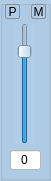
      <widget class="QGroupBox" name="groupBox_11">
       <property name="geometry">
        <rect>
         <x>230</x>
         <y>170</y>
         <width>51</width>
         <height>181</height>
        </rect>
       </property>
       <property name="styleSheet">
        <string notr="true">background-color: rgb(177, 204, 231);</string>
       </property>
       <property name="title">
        <string/>
       </property>
       <widget class="QSlider" name="gain1Slider">
        <property name="geometry">
         <rect>
          <x>15</x>
          <y>23</y>
          <width>20</width>
          <height>121</height>
         </rect>
        </property>
        <property name="minimum">
         <number>-100</number>
        </property>
        <property name="maximum">
         <number>24</number>
        </property>
        <property name="orientation">
         <enum>Qt::Vertical</enum>
        </property>
       </widget>
       <widget class="QLineEdit" name="gain1Value">
        <property name="geometry">
         <rect>
          <x>10</x>
          <y>150</y>
          <width>31</width>
          <height>20</height>
         </rect>
        </property>
        <property name="styleSheet">
         <string notr="true">background-color: rgb(255, 255, 255);</string>
        </property>
        <property name="text">
         <string>0</string>
        </property>
        <property name="alignment">
         <set>Qt::AlignCenter</set>
        </property>
       </widget>
       <widget class="QPushButton" name="gain1P">
        <property name="geometry">
         <rect>
          <x>5</x>
          <y>4</y>
          <width>15</width>
          <height>15</height>
         </rect>
        </property>
        <property name="focusPolicy">
         <enum>Qt::NoFocus</enum>
        </property>
        <property name="styleSheet">
         <string notr="true">QPushButton {
     border: 1px solid #8f8f91;
     border-radius: 2px;
     background-color: qlineargradient(x1: 0, y1: 0, x2: 0, y2: 1,
                                       stop: 0 #f6f7fa, stop: 1 #dadbde);
 }

 QPushButton:pressed {
     background-color: qlineargradient(x1: 0, y1: 0, x2: 0, y2: 1,
                                       stop: 0 #dadbde, stop: 1 #f6f7fa);
 }
QPushButton:checked{
	background-color: rgb(255, 255, 0);
}</string>
        </property>
        <property name="text">
         <string>P</string>
        </property>
        <property name="checkable">
         <bool>true</bool>
        </property>
       </widget>
       <widget class="QPushButton" name="gain1M">
        <property name="geometry">
         <rect>
          <x>31</x>
          <y>4</y>
          <width>15</width>
          <height>15</height>
         </rect>
        </property>
        <property name="focusPolicy">
         <enum>Qt::NoFocus</enum>
        </property>
        <property name="styleSheet">
         <string notr="true">QPushButton {
     border: 1px solid #8f8f91;
     border-radius: 2px;
     background-color: qlineargradient(x1: 0, y1: 0, x2: 0, y2: 1,
                                       stop: 0 #f6f7fa, stop: 1 #dadbde);
 }

 QPushButton:pressed {
     background-color: qlineargradient(x1: 0, y1: 0, x2: 0, y2: 1,
                                       stop: 0 #dadbde, stop: 1 #f6f7fa);
 }
QPushButton:checked{
	background-color: rgb(255, 0, 0);
}</string>
        </property>
        <property name="text">
         <string>M</string>
        </property>
        <property name="checkable">
         <bool>true</bool>
        </property>
       </widget>
      </widget>
